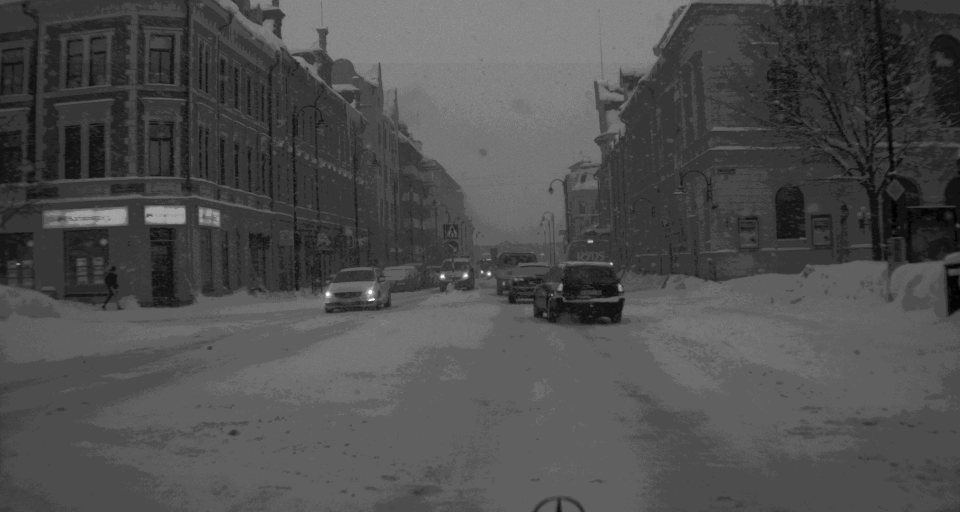
#> input picture Raw2LUTImages/example_data/cam_stereo_left/2018-02-12_15-39-23_00100.tiff, 1920 x 1024 px (shown at 1/2 size); its folder holds only this picture in this run
$ python main.py   (older library calls are emulated)
#> lines starting #> are read from the running program, lines starting #| are printed output that depends on the picture
### Raw2LUTImages/conversion_lib/process.py
from pinhole_camera_model import PinholeCameraModel
from basic_utils import read_image_intrinsic, read_tiff_image, save_tiff_image, check_image, read_meta_file, parse_day_night, apply_clahe_8bit
import decompand as decompand
import numpy as np
import cv2


def fb(x, bitdepth=16):
    return int(x*2**bitdepth)

def gamma_custom(exponent, num=100):
#> called with exponent = 0.2, num = 100
    values = np.linspace(0.0051, 0.999, num)

    lut = [[0,0], [fb(0.0025), fb(0.1)], [fb(0.005), fb(0.25)]]
    y = 0.25
    x = 0.005
    alpha = (y-1)/(x**exponent-1.0)
    beta = 1-alpha
    for i in values:
        lut.append([fb(i), fb(alpha*i**exponent+beta)])
    return lut

conversion_params = {
    "decomp_kneepoints": [[1023, 1023], [2559, 4095], [3455, 32767], [3967, 65535]],
    "comp_kneepoints": [[1023, 1023], [4095,2559], [32767,3455], [65535,3967]],
    "lut_kneepoints": [[512, 30720], [2048, 53760]],
    "lut_kneepoints_daytime": [[fb(0.005), fb(0.05)], [fb(0.01), fb(0.2)], [fb(0.03), fb(0.35)], [fb(0.05), fb(0.4)], [fb(0.1), fb(0.5)], [fb(0.2), fb(0.7)], [fb(0.3), fb(0.8)], [fb(0.4), fb(0.9)], [fb(0.5), fb(0.98)]],
    "lut_kneepoints_nighttime": [[fb(0.0025), fb(0.1)], [fb(0.005), fb(0.25)], [fb(0.01), fb(0.4)], [fb(0.1), fb(0.8)],[fb(0.2), fb(0.9)], [fb(0.3), fb(0.98)]],
    "lut_kneepoints_gated": [[fb(0.0025,bitdepth=10), fb(0.1,bitdepth=10)], [fb(0.005,bitdepth=10), fb(0.25,bitdepth=10)], [fb(0.01,bitdepth=10), fb(0.3,bitdepth=10)], [fb(0.1,bitdepth=10), fb(0.4,bitdepth=10)],[fb(0.2,bitdepth=10), fb(0.5,bitdepth=10)], [fb(0.3,bitdepth=10), fb(0.6,bitdepth=10)]],
    "lut_collorwise": {
        "r": gamma_custom(0.2),
        "g": gamma_custom(0.2),
        "b": gamma_custom(0.2),
    }


}


def create_lut_from_kneepoints(kneepoints, bit_depth=16, start_point=None,DEBUG=False):
    lut_kneepoints = kneepoints[:]
    if start_point is None:
        start_point = [0, 0]
    end_point = [2**bit_depth, 2**bit_depth]
    lut_kneepoints.append(end_point)
    lut = np.zeros((2**bit_depth,), dtype=np.uint16)
    counter = 0
    for idx, kneepoint in enumerate(lut_kneepoints):
        if counter == 0:
            first_point = start_point
            second_point = kneepoint
        else:
            first_point = lut_kneepoints[idx-1]
            second_point = lut_kneepoints[idx]
        counter += 1
        if DEBUG:
            print(first_point)
            print(second_point)
        m = (second_point[1] - first_point[1])/(float(second_point[0] - first_point[0]))
        c = first_point[1] - m*first_point[0]

        lut[first_point[0]:second_point[0]] = np.floor(m*np.arange(first_point[0],second_point[0]) + c).astype(np.uint16)

    return lut

# [10 lines left out: function apply_clahe_8bit, not called in this run]

class Rectify_image():

    def __init__(self, root, cam_file, DEBUG=False):
        self.PC = PinholeCameraModel()
        self.data_camera = read_image_intrinsic(root, cam_file)
#> (reads Raw2LUTImages/example_data/calib_cam_stereo_left.json from the repository)
        self.PC.fromJsonDict(self.data_camera)
        decompand_lut_kneepoints = decompand.loadKneepoints(conversion_params['decomp_kneepoints'])
        compand_lut_kneepoints = decompand.loadKneepoints(conversion_params['comp_kneepoints'])
        self.decompand_lut = decompand.create_decompand_lut(decompand_lut_kneepoints)
        self.compand_lut = decompand.create_decompand_lut(compand_lut_kneepoints)
        self.daytime_lut = create_lut_from_kneepoints(conversion_params["lut_kneepoints_daytime"])
        self.nighttime_lut = create_lut_from_kneepoints(conversion_params["lut_kneepoints_nighttime"])
        self.gated_lut = create_lut_from_kneepoints(conversion_params["lut_kneepoints_gated"], bit_depth=10)
        self.DEBUG = DEBUG

    # [50 lines left out: functions process_lut, process_rect8, process_rect, not called in this run]

    def process_rect_decompand(self, image_path):
        """
        Takes a raw data image and converts it to a decompanded rectified 16 bit image.
        """
        image_raw = read_tiff_image(image_path)
        image_bayer = cv2.cvtColor(image_raw, cv2.COLOR_BAYER_GB2BGR)
        self.PC.rectifyImage(image_bayer, image_bayer)
        image_decomp = self.decompand_lut[image_bayer]
        return image_decomp

    # [21 lines left out: functions process_rect_gated, process_rect_lut_gated8, not called in this run]

    def process_comp(self, image):
        return self.compand_lut[image]

### Raw2LUTImages/conversion_lib/decompand.py
import numpy as np
import os

def loadKneepoints(kneepoints_list, bitdepth=16):
#> called with bitdepth = 16
    line_cnt = 1
    x1 = -1
    y1 = -1
    x2 = -1
    y2 = -1
    compression = 0
    kneepoints = dict()
    for x2, y2 in kneepoints_list:
        if (x2 > 2**bitdepth or (y2 > x2 > 2**bitdepth )):
            print("ERROR while parsing decompandig LUT. - A Kneepoint has to have a higher x-value than its precessor!")
            exit(-1)
        if ((x2-x1) <= 0):
            print("ERROR while parsing decompandig LUT. - A Kneepoint has to have a higher x-value than its precessor!")
            exit(-1)
        compression = (y2 - y1) / (x2 - x1)
        kneepoints[x2] = (y2, compression)
        x1 = x2
        y1 = y2
        line_cnt += 1

    return kneepoints

def create_decompand_lut(kneepoints, DEBUG=False):

#> called with DEBUG = False
    decompanded = 0
    src_min = 0
    dst_min = 0
    decompandedLUT = []
    i = 0
    for src_max in sorted(kneepoints.keys()):
        dst_max, compression = kneepoints[src_max]
        for src in range(src_min, src_max+1):
            decompanded = (src - src_min)*compression + dst_min
            if decompanded>dst_max:
                decompanded = dst_max
            decompandedLUT.append(decompanded)
        if DEBUG:
            print("Decompanding section %d : SRC  %d  to %d  ---> DST: %d  to %d"%(i, src_min, src_max, dst_min, decompanded))
        src_min = src_max+1
        dst_min = dst_max+1
        i = i+1
    return np.asarray(decompandedLUT,  dtype=np.uint16).reshape((len(decompandedLUT), ))

### Raw2LUTImages/conversion_lib/basic_utils.py
import cv2
import os
import numpy as np
import json


# [14 lines left out: functions read_meta_file, parse_day_night, not called in this run]

def read_tiff_image(total_path):
    """
    reads raw 16bit tiff images
    :param path: folder Path
    :param name: image name
    :return: dtype= unit16 numpy array containing raw images
    """
    #return cv2.cvtColor(cv2.imread(os.path.join(path, name), -1), cv2.__getattribute__("COLOR_BAYER_" + "GR2RGB"))
    return cv2.imread(total_path, -1)
#> returned value is the input picture: shape (1024, 1920) uint16; min 370, max 3967, mean 1478.5
#> in process_rect_decompand, `image_bayer = cv2.cvtColor(image_raw, cv2.COLOR_BAYER_GB2BGR)`:
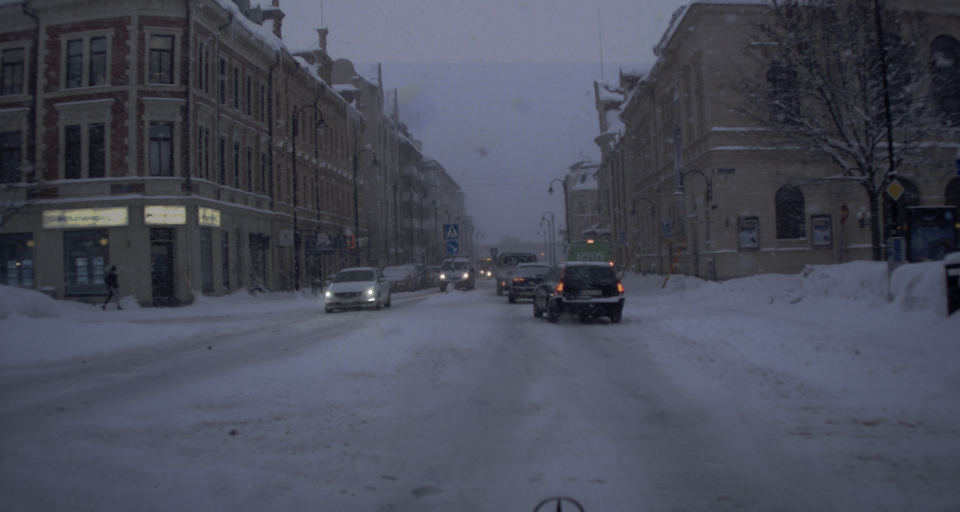
#> image_bayer: shape (1024, 1920, 3) uint16 (shown at 1/2 size); mean B, G, R 1626, 1443.3, 1401.9; drawn with min black and max white

# [8 lines left out: function save_tiff_image, not called in this run]

def read_image_intrinsic(path_dataset, name_camera_calib):

    with open(os.path.join(path_dataset, name_camera_calib), 'r') as f:
        data_camera = json.load(f)

    return data_camera

# [7 lines left out: function check_image, not called in this run]


BGR2LAB=[[0.1804375, 0.3575761, 0.4124564]/np.sum([0.1804375, 0.3575761, 0.4124564]),
         [0.0721750, 0.7151522, 0.2126729]/np.sum([0.0721750, 0.7151522, 0.2126729]),
         [0.0193339, 0.1191920, 0.9503041]/np.sum([[0.0193339, 0.1191920, 0.9503041]])
]

a=np.asarray(BGR2LAB)

LAB2BGR=np.linalg.inv(BGR2LAB)


# [40 lines left out: functions proj_BGR2LAB, proj_LAB2BGR, apply_clahe_16bit, apply_clahe_8bit, not called in this run]

### Raw2LUTImages/conversion_lib/pinhole_camera_model.py
import array

import cv2
# import sensor_msgs.msg
import math
import copy
import numpy

def mkmat(rows, cols, L):
    mat = numpy.matrix(L, dtype='float64')
    mat.resize((rows,cols))
    return mat

class PinholeCameraModel:

    """
    A pinhole camera is an idealized monocular camera.
    """

    def __init__(self):
        self.K = None
        self.D = None
        self.R = None
        self.P = None
        self.full_K = None
        self.full_P = None
        self.width = None
        self.height = None
        self.binning_x = None
        self.binning_y = None
        self.raw_roi = None
        self.tf_frame = None
        self.stamp = None

    # [40 lines left out: function fromCameraInfo, not called in this run]

    def fromJsonDict(self, loadeddict):
        self.K = mkmat(3, 3, loadeddict['K'])
        if loadeddict.get('D', False):
            self.D = mkmat(len(loadeddict['D']), 1, loadeddict['D'])
        else:
            self.D = None
        self.R = mkmat(3, 3, loadeddict['R'])
        self.P = mkmat(3, 4, loadeddict['P'])
        self.full_K = mkmat(3, 3, loadeddict['K'])
        self.full_P = mkmat(3, 4, loadeddict['P'])
        self.width = loadeddict['width']
        self.height = loadeddict['height']
        self.binning_x = max(1, loadeddict['binning_x'])
        self.binning_y = max(1, loadeddict['binning_y'])
        self.resolution = (loadeddict['width'], loadeddict['height'])

        self.raw_roi = copy.copy(loadeddict['roi'])
        # ROI all zeros is considered the same as full resolution
        if (self.raw_roi['x_offset'] == 0 and self.raw_roi['y_offset'] == 0 and
            self.raw_roi['width'] == 0 and self.raw_roi['height'] == 0):
            self.raw_roi['width'] = self.width
            self.raw_roi['height'] = self.height
        self.tf_frame = loadeddict['header']['frame_id']
        self.stamp = loadeddict['header']['stamp']

        # Adjust K and P for binning and ROI
        self.K[0,0] /= self.binning_x
        self.K[1,1] /= self.binning_y
        self.K[0,2] = (self.K[0,2] - self.raw_roi['x_offset']) / self.binning_x
        self.K[1,2] = (self.K[1,2] - self.raw_roi['y_offset']) / self.binning_y
        self.P[0,0] /= self.binning_x
        self.P[1,1] /= self.binning_y
        self.P[0,2] = (self.P[0,2] - self.raw_roi['x_offset']) / self.binning_x
        self.P[1,2] = (self.P[1,2] - self.raw_roi['y_offset']) / self.binning_y

    def rectifyImage(self, raw, rectified):
        """
        :param raw:       input image
        :type raw:        :class:`CvMat` or :class:`IplImage`
        :param rectified: rectified output image
        :type rectified:  :class:`CvMat` or :class:`IplImage`

        Applies the rectification specified by camera parameters :math:`K` and and :math:`D` to image `raw` and writes the resulting image `rectified`.
        """

        self.mapx = numpy.ndarray(shape=(self.height, self.width, 1),
                           dtype='float32')
        self.mapy = numpy.ndarray(shape=(self.height, self.width, 1),
                           dtype='float32')
        cv2.initUndistortRectifyMap(self.K, self.D, self.R, self.P,
                (self.width, self.height), cv2.CV_32FC1, self.mapx, self.mapy)
        cv2.remap(raw, self.mapx, self.mapy, cv2.INTER_AREA, rectified)
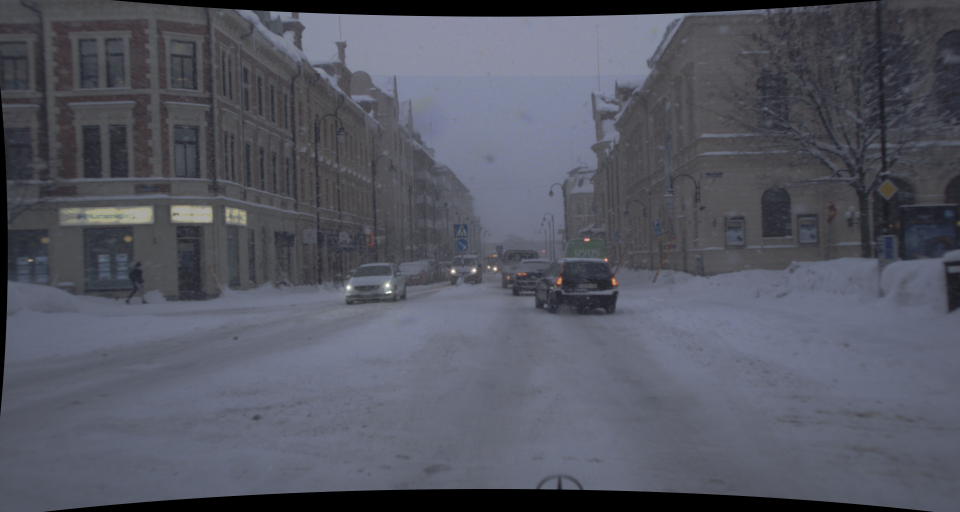
#> raw: shape (1024, 1920, 3) uint16 (shown at 1/2 size); mean B, G, R 1527.3, 1355.6, 1316.6; drawn with min black and max white

    # [112 lines left out: functions rectifyPoint, project3dToPixel, projectPixelTo3dRay, getDeltaU, getDeltaV, getDeltaX and 1 more, not called in this run]

    def fullResolution(self):
        """Returns the full resolution of the camera"""
        return self.resolution

    def intrinsicMatrix(self):
        """ Returns :math:`K`, also called camera_matrix in cv docs """
        return self.K
    def distortionCoeffs(self):
        """ Returns :math:`D` """
        return self.D
    def rotationMatrix(self):
        """ Returns :math:`R` """
        return self.R
    def projectionMatrix(self):
        """ Returns :math:`P` """
        return self.P
    def fullIntrinsicMatrix(self):
        """ Return the original camera matrix for full resolution """
        return self.full_K
    def fullProjectionMatrix(self):
        """ Return the projection matrix for full resolution """
        return self.full_P

    def cx(self):
        """ Returns x center """
        return self.P[0,2]
    def cy(self):
        """ Returns y center """
        return self.P[1,2]
    def fx(self):
        """ Returns x focal length """
        return self.P[0,0]
    def fy(self):
        """ Returns y focal length """
        return self.P[1,1]

    def Tx(self):
        """ Return the x-translation term of the projection matrix """
        return self.P[0,3]

    def Ty(self):
        """ Return the y-translation term of the projection matrix """
        return self.P[1,3]

    # [5 lines left out: function tfFrame, not called in this run]

### Raw2LUTImages/main.py
import os
import argparse

import cv2

from conversion_lib.plot_utils import PlotLut
from conversion_lib.process import Rectify_image, conversion_params
import tifffile as tiff


def parsArgs():
    parser = argparse.ArgumentParser(description='RawData Converter')
    parser.add_argument('--root', '-r', help='Enter the root folder', default='./example_data/')
    parser.add_argument('--cam_file', '-c', help='Enter the root folder', default='calib_cam_stereo_left.json')
    parser.add_argument('--image_folder', '-i', help='Data folder Images', default='cam_stereo_left')
    parser.add_argument('--meta_folder', '-m', help='Enter the fog density beta', default='labeltool_labels')
    parser.add_argument('--dest_folder', '-d', help='Enter the fog density beta', default='cam_stereo_left_lut_16')
    parser.add_argument('--bit', help='Convert into 16 or 12 bit', choices=[8, 12, 16], default=16, type=int)
    parser.add_argument('--DEBUG', '-D', help='Enter the fog density beta', default=False)
    args = parser.parse_args()
    global hazed

    return args


if __name__ == '__main__':

    args = parsArgs()
    if args.DEBUG:
        p = PlotLut()
        p.add_plot(conversion_params["decomp_kneepoints"])
        p.show_plot()
    RI = Rectify_image(args.root, args.cam_file)
    if not os.path.exists(os.path.join(args.root, args.dest_folder)):
        os.makedirs(os.path.join(args.root, args.dest_folder))

    if args.bit == 16:
        for sample in os.listdir(os.path.join(args.root, args.image_folder)):
            image_lut = RI.process_rect_decompand(os.path.join(args.root, args.image_folder, sample))
#> in process_rect_decompand, `image_decomp = self.decompand_lut[image_bayer]`:
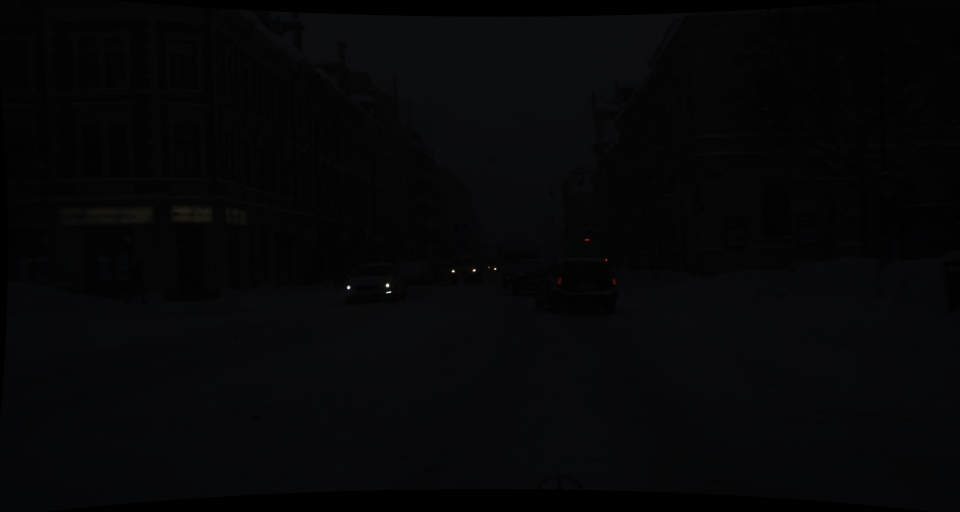
#> image_decomp: shape (1024, 1920, 3) uint16 (shown at 1/2 size); mean B, G, R 2098.5, 1771.4, 1696.5; drawn with min black and max white
            cv2.imwrite(os.path.join(args.root, args.dest_folder, sample), image_lut)
    elif args.bit == 8:
        for sample in os.listdir(os.path.join(args.root, args.image_folder)):
            image_lut = RI.process_lut(os.path.join(args.root, args.image_folder, sample),
                                       os.path.join(args.root, args.meta_folder, sample.replace('.tiff', '.json')))

            cv2.imwrite(os.path.join(args.root, args.dest_folder, sample.replace('.tiff', '.png')), image_lut)
    elif args.bit == 12:
        for sample in os.listdir(os.path.join(args.root, args.image_folder)):
            image_lut = RI.process_rect(os.path.join(args.root, args.image_folder, sample))
            tiff.imsave(os.path.join(args.root, args.dest_folder, sample), image_lut)
